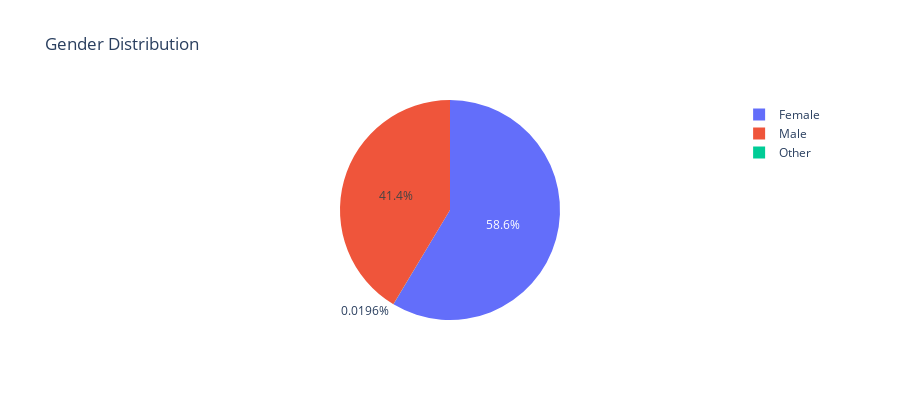

The notebook cell saved with this chart:
### Code cell
#Gender analysis
#What is the gender distribution in the Stroke prediction dataset?

gender_counts = df['Sex'].value_counts(dropna=False)

# Create Plotly pie chart
fig_gender = px.pie(
    values=gender_counts.values,
    names=gender_counts.index,
    title='Gender Distribution',
    color_discrete_map={'Male': '#1f77b4', 'Female': '#ff7f0e'}
)

# Adjust layout
fig_gender.update_layout(height=400)

# Display chart
fig_gender.show()

### Figure 1 — Plotly figure (JSON) as saved in the notebook; plotly's stock layout.template omitted (floating-point values rounded to 4 significant figures)
{"data": [{"domain": {"x": [0, 1], "y": [0, 1]}, "hovertemplate": "label=%{label}<br>value=%{value}<extra></extra>", "labels": ["Female", "Male", "Other"], "legendgroup": "", "name": "", "showlegend": true, "type": "pie", "values": [2994, 2115, 1]}], "layout": {"height": 400, "legend": {"tracegroupgap": 0}, "title": {"text": "Gender Distribution"}}}
